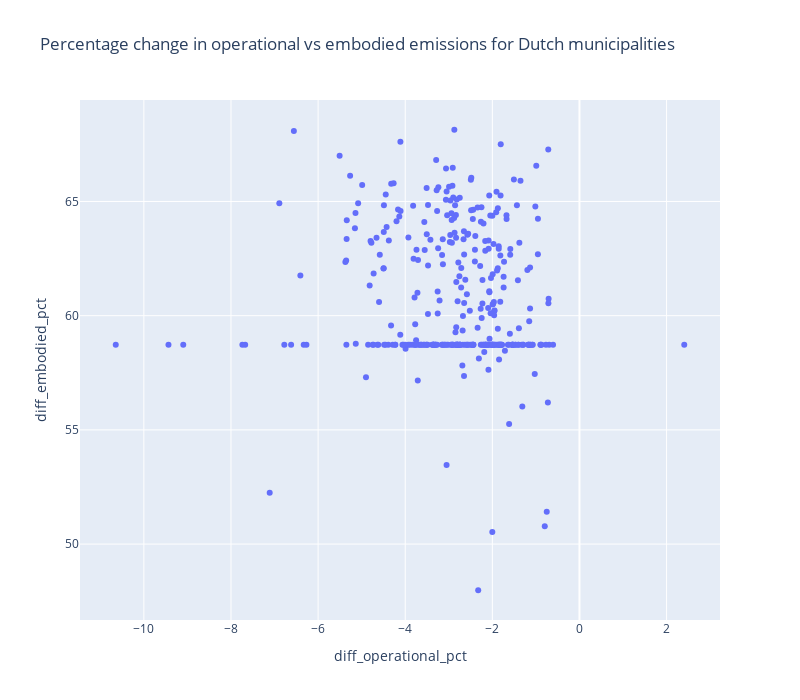

Notebook source saved alongside this figure:
### Code cell
fig = px.scatter(gdf, x='diff_operational_pct', y='diff_embodied_pct', 
                 hover_name='municipality', 
                 title="Percentage change in operational vs embodied emissions for Dutch municipalities")
fig.update_layout(width=800, height=700)
fig.show()

### Figure 1 — Plotly figure (JSON) as saved in the notebook; plotly's stock layout.template omitted (floating-point values rounded to 4 significant figures; data arrays with more than 128 entries replaced by an {"elided": "..."} marker saying what was removed)
{"data": [{"hovertemplate": "<b>%{hovertext}</b><br><br>diff_operational_pct=%{x}<br>diff_embodied_pct=%{y}<extra></extra>", "hovertext": {"elided": "345 str values"}, "legendgroup": "", "marker": {"color": "#636efa", "symbol": "circle"}, "mode": "markers", "name": "", "orientation": "v", "showlegend": false, "type": "scatter", "x": {"elided": "345 float values"}, "xaxis": "x", "y": {"elided": "345 float values"}, "yaxis": "y"}], "layout": {"height": 700, "legend": {"tracegroupgap": 0}, "title": {"text": "Percentage change in operational vs embodied emissions for Dutch municipalities"}, "width": 800, "xaxis": {"anchor": "y", "domain": [0, 1], "title": {"text": "diff_operational_pct"}}, "yaxis": {"anchor": "x", "domain": [0, 1], "title": {"text": "diff_embodied_pct"}}}}
